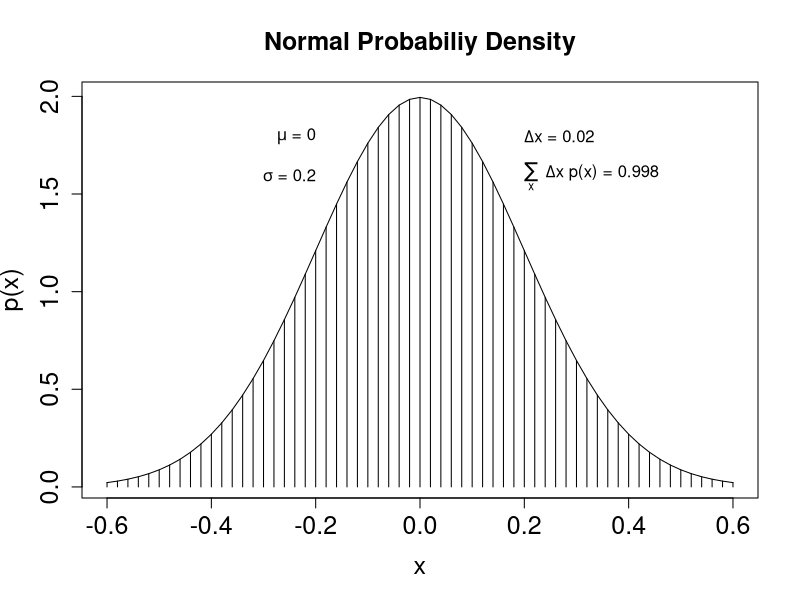

Reproduce this figure in R.
# Graph of normal probabiliy density function, with comb of intervals.
meanval <- 0.0   # specify mean
sdval <- 0.2    # specify std
xlow <- meanval - 3 * sdval    # specify low end of x-axis
xhigh <- meanval + 3 * sdval    # specify high end of x-axis
dx <- 0.02    # specify min width of x-axis

x <- seq(from = xlow, to = xhigh, by = dx)
y <- (1/(sdval*sqrt(2*pi))) * exp(-.5 * ((x - meanval)/sdval)^2)

plot(x, y, type = 'h', lwd = 1, cex.axis = 1.5,
     xlab = 'x', ylab = 'p(x)', cex.lab = 1.5,
     main = 'Normal Probabiliy Density', cex.main = 1.5)
lines(x, y)

area <- sum(dx * y)
text(-sdval, .9*max(y), bquote(paste(mu, ' = ', .(meanval))), adj = c(1, .5))
text(-sdval, .8*max(y), bquote(paste(sigma, ' = ', .(sdval))), adj = c(1, .5))
text(sdval, .9*max(y), bquote(paste(Delta, 'x = ', .(dx))), adj = c(0, .5))
text(sdval, .8*max(y), bquote(
                        paste(sum(,x,), ' ', Delta, 'x p(x) = ', .(signif(area, 3)))), adj = c(0, .5))
